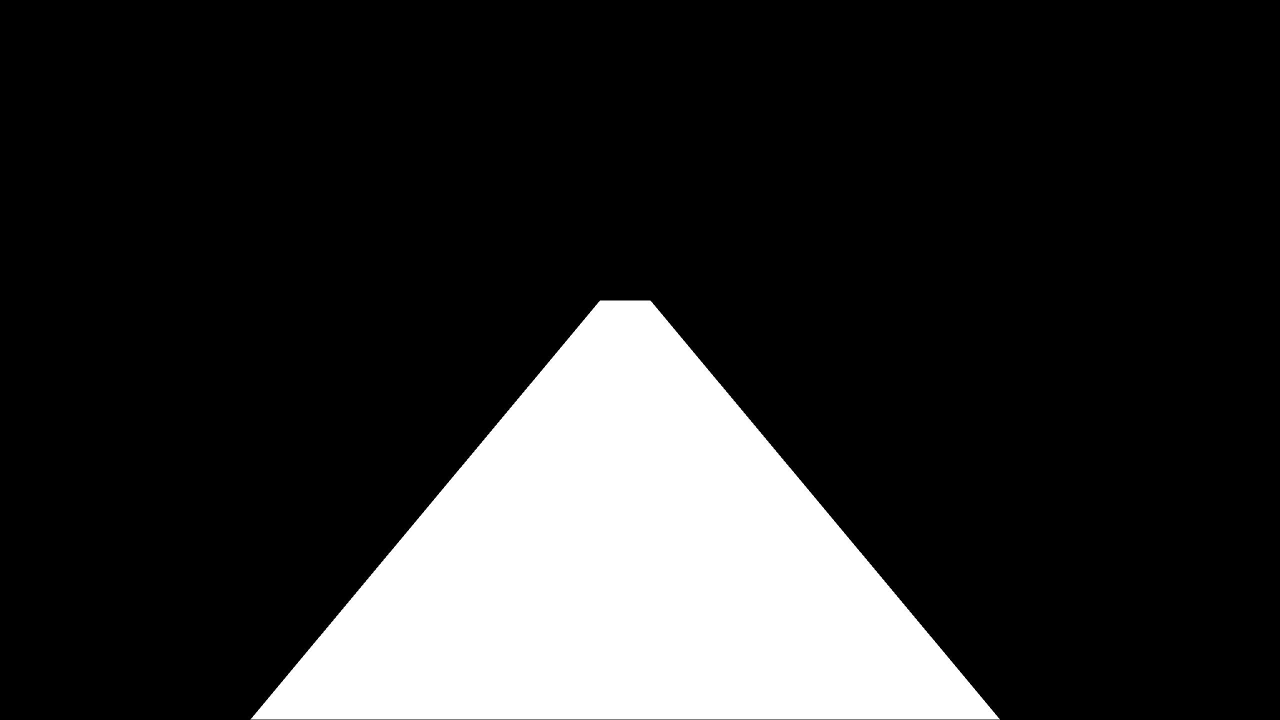
#> input picture DL_PY/makeyz/含量值查找/out1.jpg, 2560 x 1440 px, found by its file name (shown at 1/2 size)
$ python check.py   (older library calls are emulated)
#> lines starting #> are read from the running program, lines starting #| are printed output that depends on the picture
#用来判断图像在空满情况下不同卡模板的值
import matplotlib.pyplot as plt
from PIL import Image
import numpy as np
import os
import cv2
from PIL import Image
import os
def sobel(img):
    x = cv2.Sobel(img, cv2.CV_16S, 1, 0)
    # y = cv2.Sobel(img, cv2.CV_16S, 0, 1)
    # cv2.convertScaleAbs(src[, dst[, alpha[, beta]]])
    # 可选参数alpha是伸缩系数，beta是加到结果上的一个值，结果返回uint类型的图像
    Scale_absX = cv2.convertScaleAbs(x)  # convert 转换  scale 缩放
    # Scale_absY = cv2.convertScaleAbs(y)
    # result = cv2.addWeighted(Scale_absX, 1, Scale_absY, 1, 0)
    # print(len(result))
    return Scale_absX

# [8 lines left out: function checkscore, not called in this run]


def inputImage(address):
    return np.array(Image.open(address));
# [54 lines left out: functions getVideo, checkscore, not called in this run]

def drawOutLine1():
	xArray = [1439,600,600,1439];
	yArray = [500,1200,1300,2000];
	plt.plot(yArray,xArray);
def inputImage(address):
#> called with address = '.\\out1.jpg'
    print(address)
    return np.array(Image.open(address))
#> returned value is the input picture: shape (1440, 2560, 3); min 0, max 255, mean 46.4
#> call 2 of inputImage, with address = '1.png'
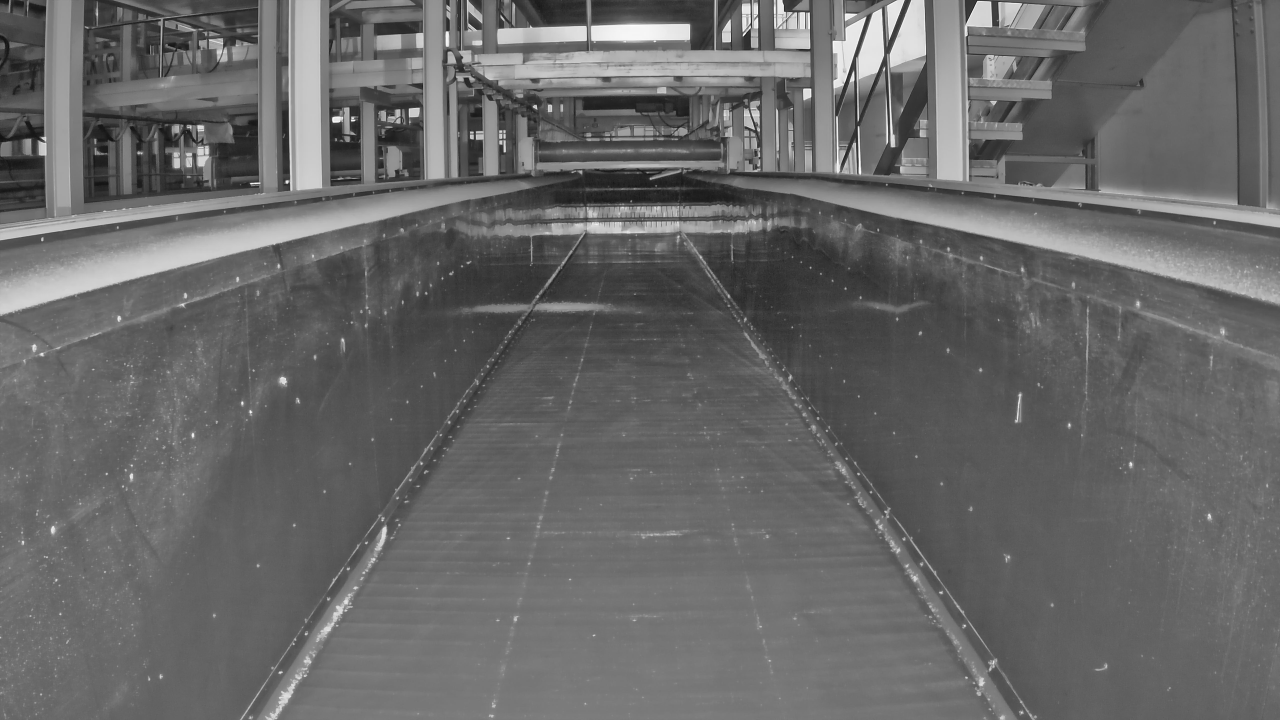
#> input picture DL_PY/makeyz/含量值查找/1.png, 2560 x 1440 px (shown at 1/2 size)
#> in inputImage, returned value is the input picture: shape (1440, 2560, 3); min 0, max 255, mean 103.4
def checkkkkk(img):
    SHADOW_ADDRESS1 = '.\\out1.jpg'
    SHADOW_ADDRESS3 = '.\\out3.jpg'
    shd = np.array(Image.open(SHADOW_ADDRESS1))
    shd3 = np.array(Image.open(SHADOW_ADDRESS3))
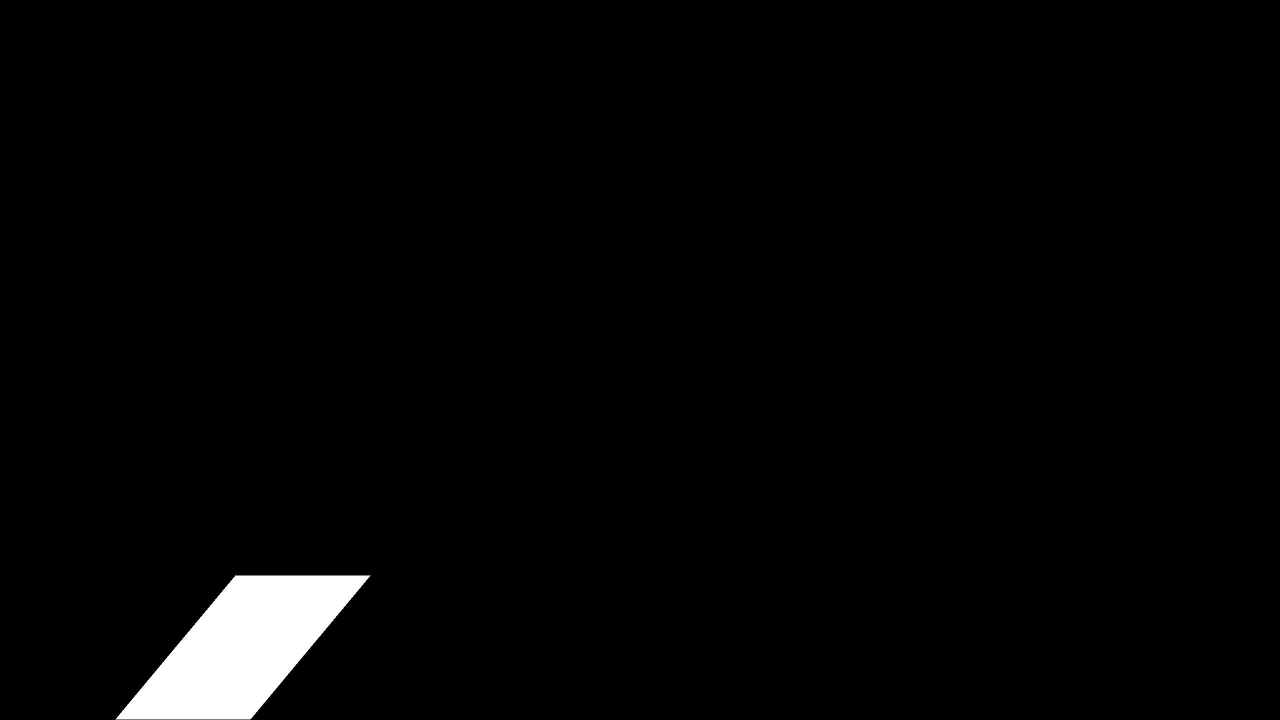
#> input picture DL_PY/makeyz/含量值查找/out3.jpg, 2560 x 1440 px, found by its file name (shown at 1/2 size)
#> shd3 is the input picture: shape (1440, 2560, 3); min 0, max 255, mean 5.4
    # print(address, "     ", np.sum(sobel(img & shd1)))
    Scale_absX = sobel(img)
#> in sobel, `x = cv2.Sobel(img, cv2.CV_16S, 1, 0)`:
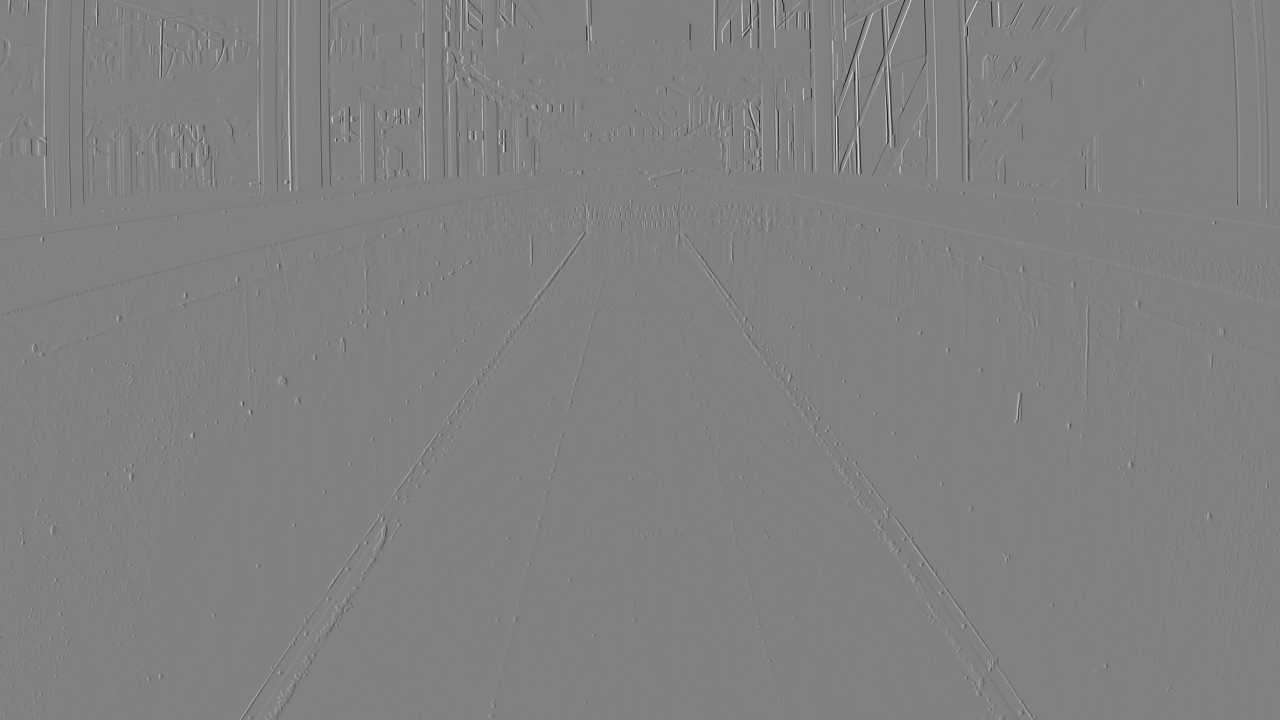
#> x: shape (1440, 2560, 3) int16 (shown at 1/2 size); min -892, max 866, mean 0; drawn with min black and max white
#> in sobel, `Scale_absX = cv2.convertScaleAbs(x)`:
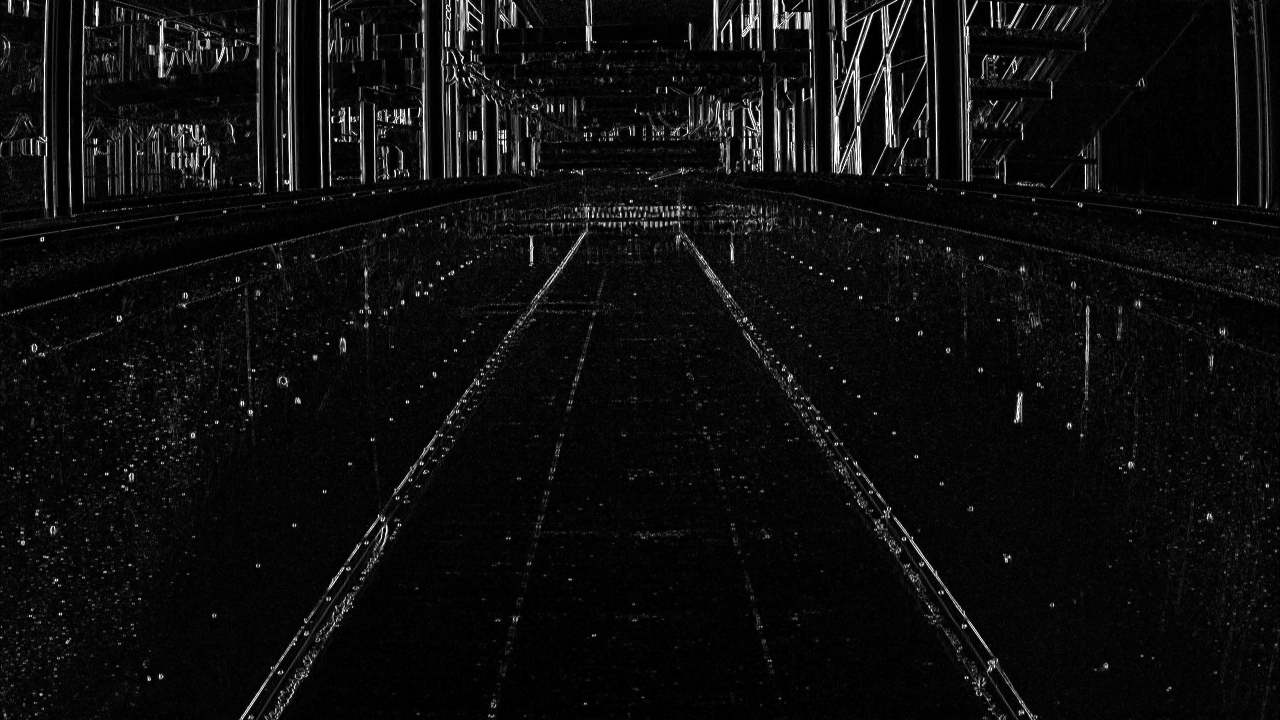
#> Scale_absX: shape (1440, 2560, 3) (shown at 1/2 size); min 0, max 255, mean 13.7
    score = np.sum(Scale_absX & shd)
#> score = 9521286
    score2 = np.sum(Scale_absX & shd3)
#> score2 = 2370996
    print("图像", "     ", score,score2)
#| 图像       9521286 2370996
    return score,score2

def readall():
    list=[]
    list1=[]
    list2=[]
    # path = "E:\\pycharm workspace\\2020-08 青岛卷烟厂\\代码\\含量值查找"
    # print(all_images)
    shd1 = inputImage('.\\out1.jpg')
    fileList = os.listdir()
    for i in fileList:
        file_name_group = i.split('.')
        if file_name_group[len(file_name_group)-1]=='py':
            continue;
        if file_name_group[len(file_name_group)-2]=='out1':
            continue;
        if file_name_group[len(file_name_group)-2] == 'out3':
                continue;
        img = inputImage(i)
        score,score2 = checkkkkk(img)
#> score = 9521286; score2 = 2370996
        list.append(score)
        list1.append(score2)
        list2.append(i)
        plt.subplot(2,1,1)
        plt.imshow(img)
        drawOutLine1()
        plt.subplot(2,1,2)
        plt.imshow(img & shd1)
        plt.show()
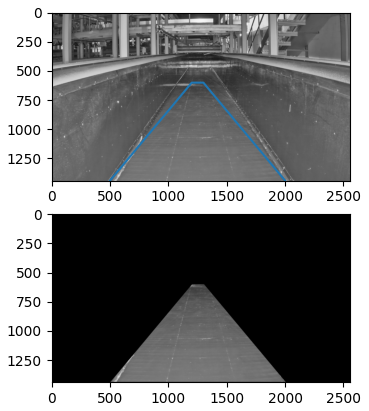
#> figure drawn by matplotlib, 2 panels
#> pass 2 of the loop in readall, `for i in fileList:`:
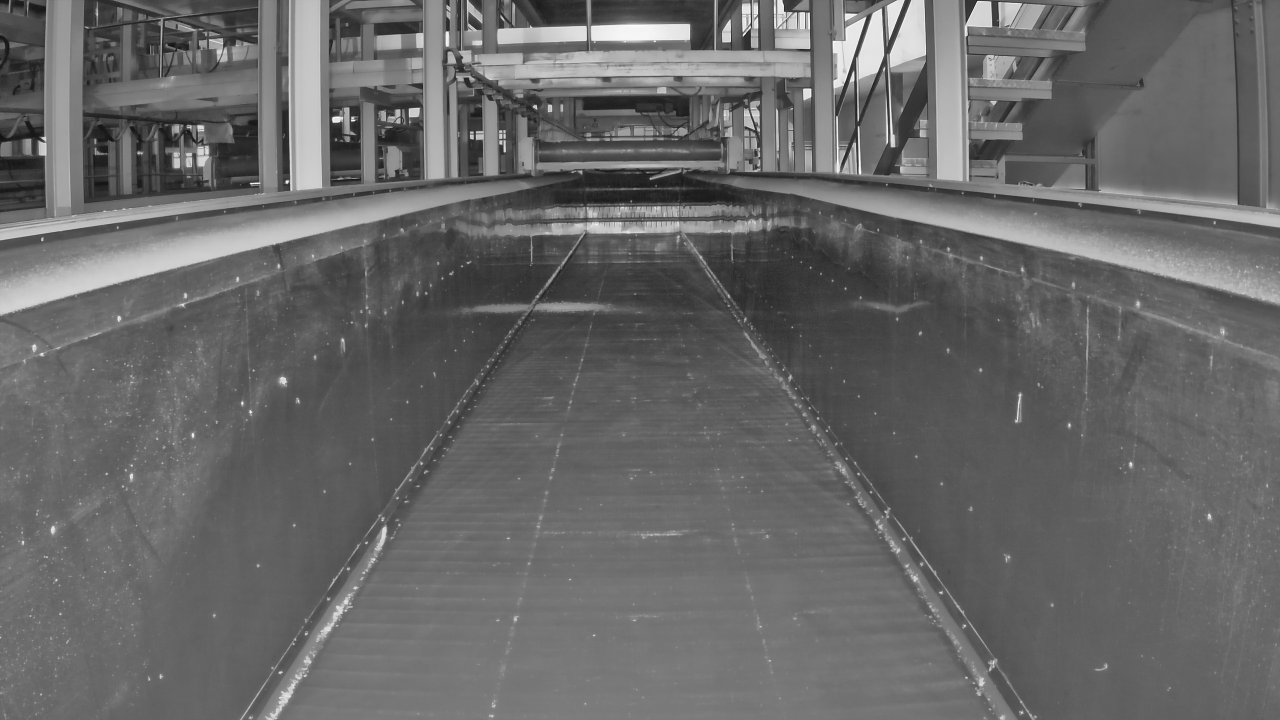
#> input picture DL_PY/makeyz/含量值查找/3.png, 2560 x 1440 px (shown at 1/2 size)
#> in inputImage, returned value is the input picture: shape (1440, 2560, 3); min 0, max 255, mean 103.4
#> in sobel (call 2), `Scale_absX = cv2.convertScaleAbs(x)`:
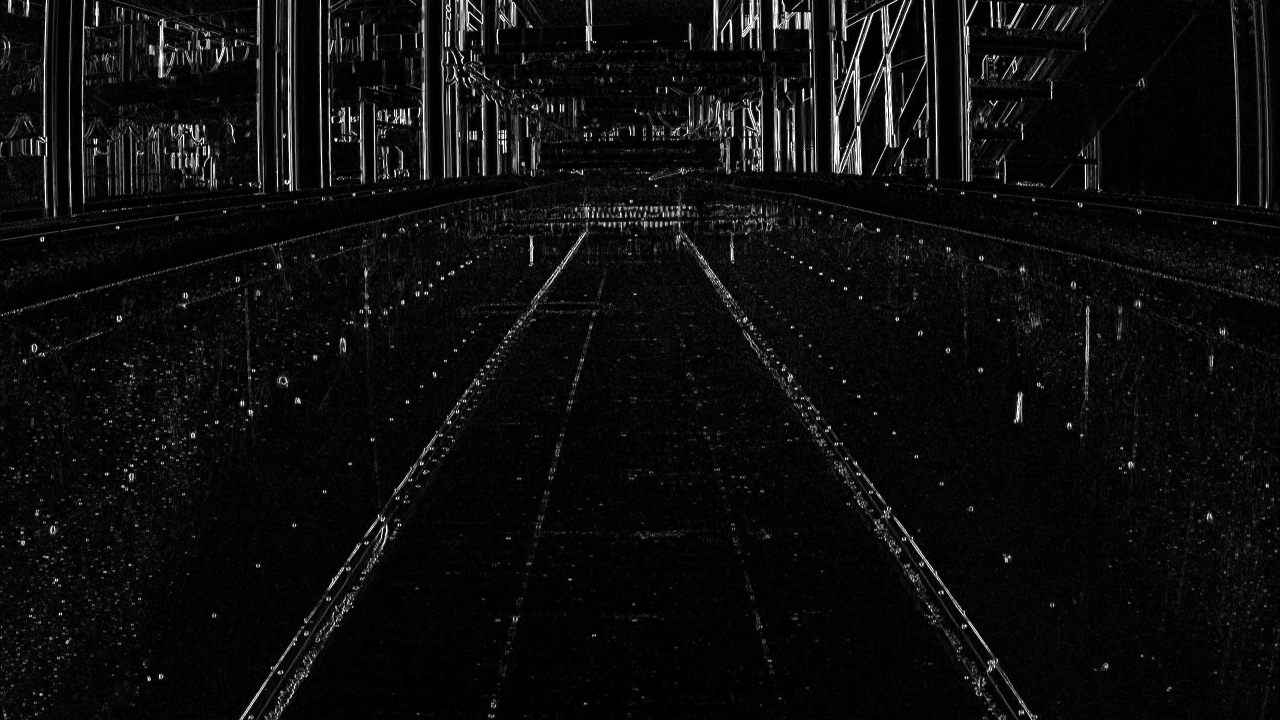
#> Scale_absX: shape (1440, 2560, 3) (shown at 1/2 size); min 0, max 255, mean 13.3
#| 图像       8903499 2283714
#> in readall, `score,score2 = checkkkkk(img)`: score = 8903499; score2 = 2283714
#> in readall, `plt.show()`:
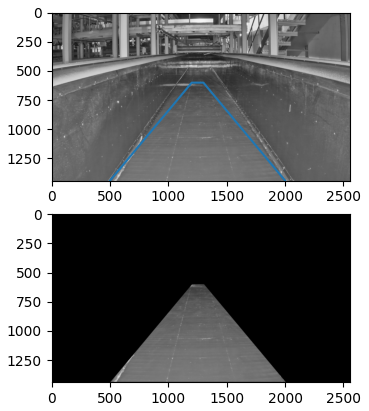
#> figure drawn by matplotlib, 2 panels
    print(list2)
    print(list)
    print(min(list))
    print(max(list))
    print(list1)
    print(min(list1))
    print(max(list1))
readall()
